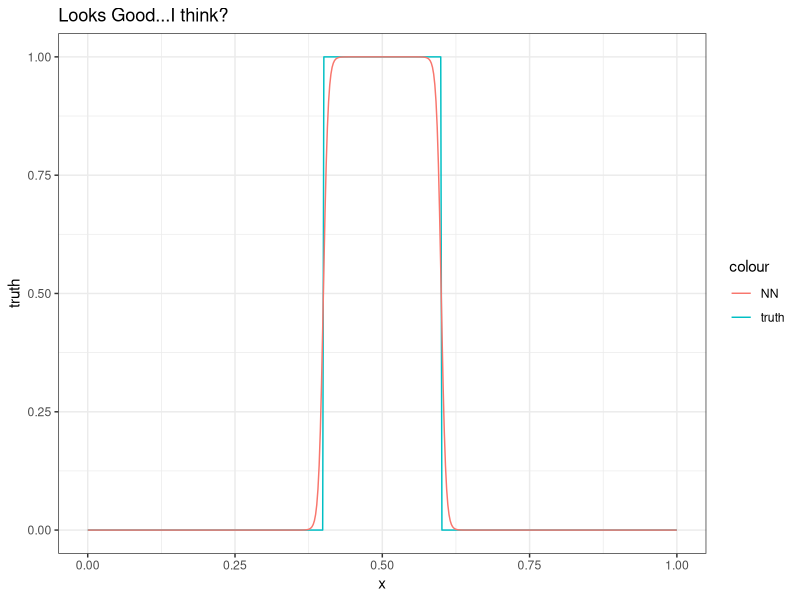
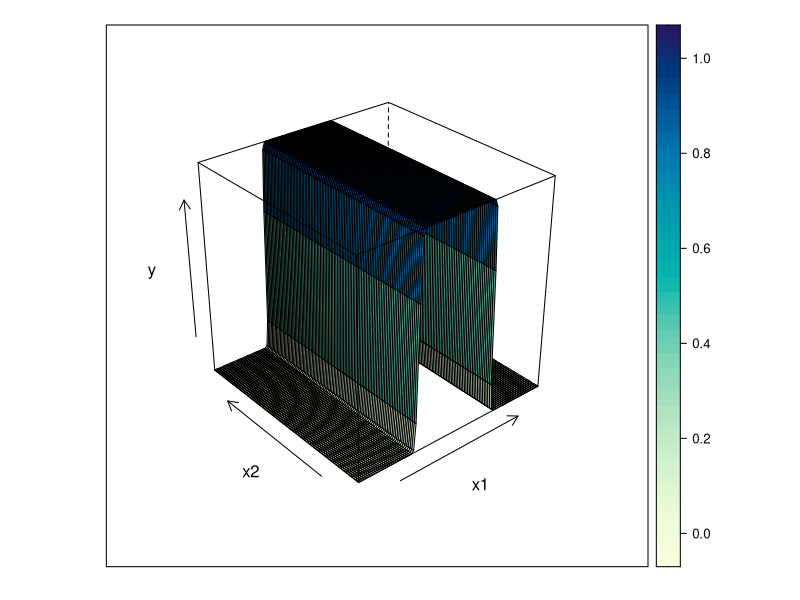
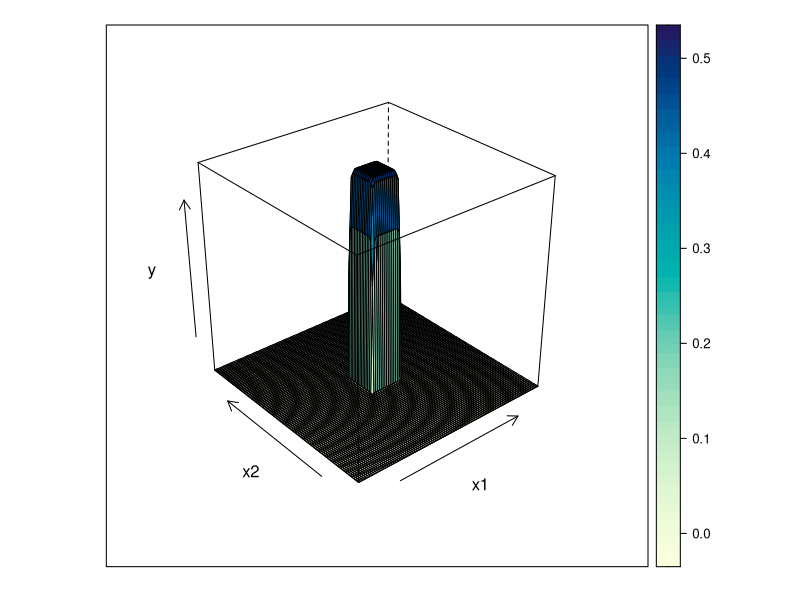

These charts were generated, in order, by the following R code:
## ---- chunk 1
knitr::opts_chunk$set(echo = TRUE, warning = FALSE, message = FALSE)
library(dplyr)
library(ggplot2)
theme_set(theme_bw())
## ---- chunk 2
sigmoid = function(x){
  1/(1 + exp(-x))
}
bump1 = function(x){
  bump = 0.4 <= x & x <= 0.6
  y = x
  y[bump] = 1
  y[!bump] = 0
  y
}
NN = function(x){
  w = 256
  neuron1 = sigmoid(w*(x-0.4))
  neuron2 = sigmoid(w*(x-0.6))
  o = neuron1 - neuron2
  o
}
x1 = seq(0,1,length.out = 500)
NN1 = NN(x1)
truebump = bump1(x1)
ggplot(data = data.frame(x = x1, NN = NN1, truth = truebump), aes(x = x)) +
  geom_line(aes(y = truth, color = "truth")) +
  geom_line(aes(y = NN, color = "NN")) +
  ggtitle("Looks Good...I think?")
## ---- chunk 3
NN2 = function(x_1, x_2){
  w = 256
  neuron1 = sigmoid(w*(x_1-0.3))
  neuron2 = sigmoid(w*(x_1-0.7))
  o = neuron1 - neuron2
  o
}
x1 = seq(0,1, length.out = 100)
x2 = seq(0,1, length.out = 100)
y = outer(x1, x2, NN2)
lattice::wireframe(y, drape = TRUE, xlab = "x1", ylab = "x2")
## ---- chunk 4
NN3 = function(x_1, x_2){
  w = 256
  neuron1 = sigmoid(w*(x_1-0.4))
  neuron2 = sigmoid(w*(x_1-0.6))
  o_1 = neuron1 - neuron2
  neuron3 = sigmoid(w*(x_2-0.4))
  neuron4 = sigmoid(w*(x_2-0.6))
  o_2 = neuron3 - neuron4
  sigmoid(w*(o_1 + o_2 - 2))
}
x1 = seq(0,1, length.out = 100)
x2 = seq(0,1, length.out = 100)
y = outer(x1, x2, NN3)
lattice::wireframe(y, drape = TRUE, xlab = "x1", ylab = "x2")
